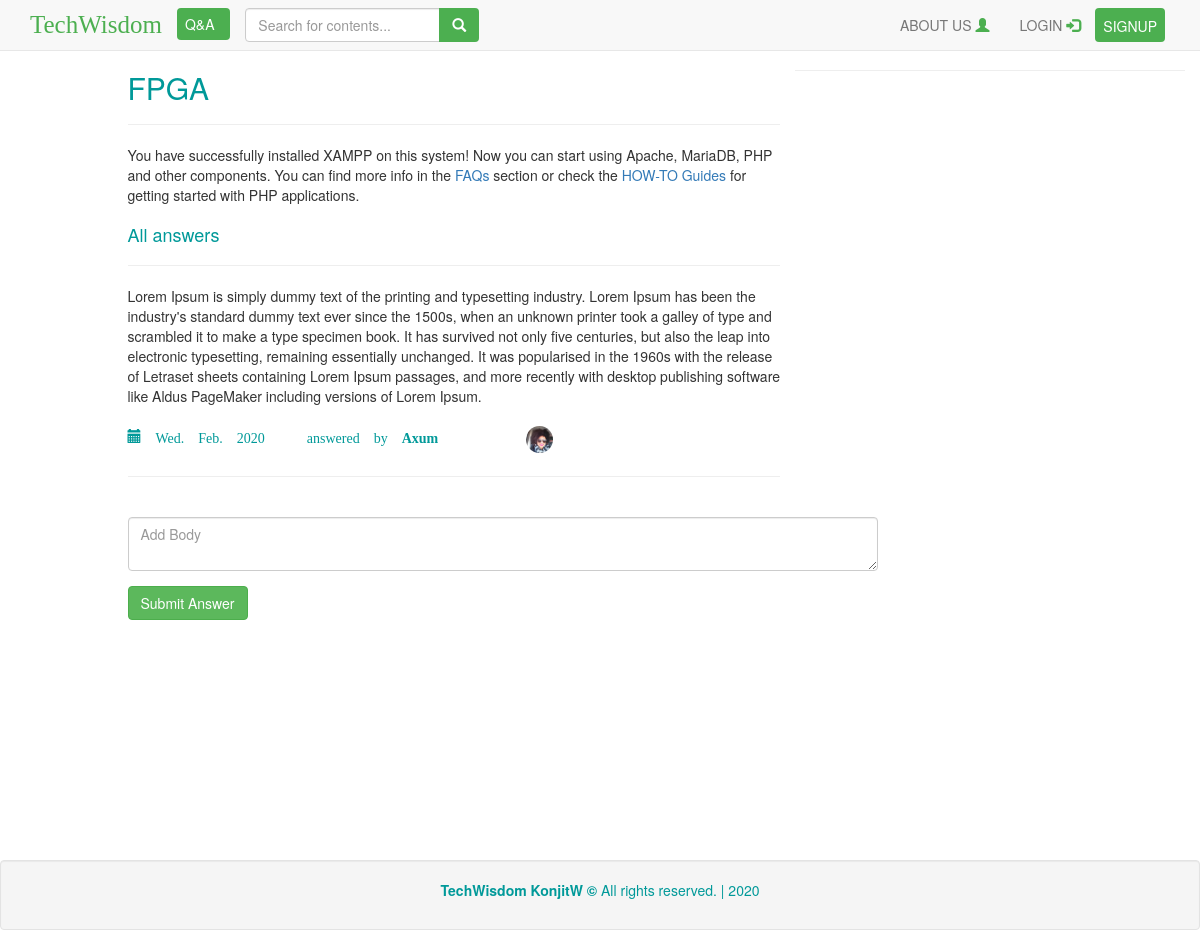
Screenshot of /questions/view/7/82 with the database file from the repository.
### tables this page shows
CREATE TABLE `questions` (
  `qid` int(11) NOT NULL,
  `title` varchar(300) NOT NULL,
  `body` text DEFAULT NULL,
  `subcategory_id` int(11) DEFAULT NULL,
  `slug` varchar(255) DEFAULT NULL,
  `question_pic` varchar(300) DEFAULT NULL,
  `user_id` int(11) NOT NULL,
  `created_at` timestamp NOT NULL DEFAULT current_timestamp() ON UPDATE current_timestamp()
);

CREATE TABLE `answers` (
  `aid` int(11) NOT NULL,
  `ans_body` text DEFAULT NULL,
  `created_at` timestamp NOT NULL DEFAULT current_timestamp() ON UPDATE current_timestamp(),
  `user_id` int(11) DEFAULT NULL,
  `question_id` int(11) DEFAULT NULL
);

CREATE TABLE `users` (
  `id` int(11) NOT NULL,
  `first_name` varchar(255) NOT NULL,
  `last_name` varchar(255) NOT NULL,
  `username` varchar(255) NOT NULL,
  `email` varchar(255) NOT NULL,
  `password` varchar(255) NOT NULL,
  `profile_pic` varchar(256) NOT NULL,
  `code` varchar(500) NOT NULL,
  `activated` int(2) NOT NULL,
  `created_at` timestamp NOT NULL DEFAULT current_timestamp() ON UPDATE current_timestamp()
);

### application/controllers/Questions.php (called while the page is built, shortened)
<?php
class Questions extends CI_Controller {
    public function view($slug = NULL) {
        $data['title'] = "All Answers";
        $qid = $this->uri->segment(3);
        $quser_id = $this->uri->segment(4);
        $data['question'] = $this->question->get_question($qid, $quser_id);
        $data['answers'] = $this->question->get_answers($qid);
        $this->load->view('templates/header', $data);
        $this->load->view('questions/view', $data);
        $this->load->view('templates/footer');
    }
}

### index.php (called while the page is built, shortened)
<?php
require_once BASEPATH.'core/CodeIgniter.php';

### application/models/Question.php (called while the page is built, shortened)
<?php
class Question extends CI_Model{
    public function get_question($id, $user_id){
       $sql = "SELECT * FROM `questions` JOIN `users` ON `questions`.`qid` = $id AND `users`.`id`  = $user_id;";
       $query = $this->db->query($sql);
       return $query->row_array();
    }
    public function get_answers($qid){
       $sql = "SELECT * FROM `answers` JOIN `users` ON `answers`.`question_id` = $qid AND `answers`.`user_id` = `users`.`id`;";
       $query = $this->db->query($sql);
       return  $query->result_array();
    }
}

### application/views/questions/view.php (the view, shortened to what this page needs)
<!DOCTYPE html>
<!DOCTYPE html>
<div class="col-md-offset-1 col-md-7 col-sm-6 col-xs-12 " style="top-padding: 60px;">
  </div>
<div class="row">
    <div class="col-md-offset-1 col-md-7 col-sm-6 col-xs-12 " style="top-padding: 60px;">
        <h2 style="color: #099"><?php echo $question['title']; ?></h2>
        <hr>
        <div class="post-body">
            <?php echo $question['body']; ?>
        </div>
    </div>
    <hr>
    <div class="col-md-offset-1 col-md-7 col-sm-6 col-xs-12 ">
     <h4 style="color: #099;">All answers</h4>
       <?php if(!$answers) : ?>
     <p style="color: #099;">No answers to show</p>
     <?php else:?>
        <?php foreach($answers as  $answer):?>
        <hr>
        <div >
             <?php echo $answer['ans_body'];?>
             <div class="row">
                <br>
                <div class="col-md-7"><p class=" float-right"><span class="glyphicon glyphicon-calendar" style="color: #099;"> <?php echo  date('D. M. Y', strtotime($answer['created_at']));  ?> &nbsp answered by <strong><?php echo $answer['username']; ?></strong></p></div>
                <div class="col-md-1"><a href="<?php echo site_url('users/user_details/' . $answer['user_id']);?> "><img src="<?php echo base_url(); ?>uploads/<?php echo $answer['profile_pic']; ?>" width="40" height="40"  class="img-circle img-responsive img-center"></a></div>
            </div>
            <hr>
        </div>
        <?php endforeach; ?>
       <?php endif;?>
    </div>
   <?php echo form_open_multipart('answers/submit_answer/'.$question['qid']);?>
      <div class="col-md-offset-1 col-md-8">
        <div class="form-group">
            <textarea id="editor1" class="form-control" name="ans_body" placeholder="Add Body"></textarea>
         </div>
          <button class="btn btn-success">Submit Answer</button>
       </div>
  <?php echo form_close();?>
</div>

### rows the page displays
questions: title "FPGA", body "You have successfully installed XAMPP on this system! Now you can start using Apache, MariaDB, PHP and other components. You can find more info in the FAQs section or check the HOW-TO Guides for getting started with PHP applications."
answers: ans_body "Lorem Ipsum is simply dummy text of the printing and typesetting industry. Lorem Ipsum has been the industry's standard dummy text ever since the 1500s, when an unknown printer took a galley of type and scrambled it to make a type specimen book. It has survived not only five centuries, but also the leap into electronic typesetting, remaining essentially unchanged. It was popularised in the 1960s with the release of Letraset sheets containing Lorem Ipsum passages, and more recently with desktop publishing software like Aldus PageMaker including versions of Lorem Ipsum.", user.created_at "Wed. Feb. 2020", user.username "Axum", user.profile_pic (picture)
